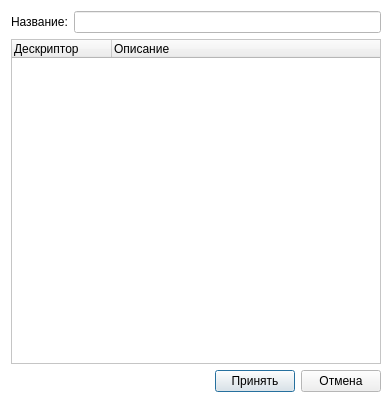
<?xml version="1.0" encoding="UTF-8"?>
<ui version="4.0">
 <class>AddRadarDescr</class>
 <widget class="QDialog" name="AddRadarDescr">
  <property name="geometry">
   <rect>
    <x>0</x>
    <y>0</y>
    <width>392</width>
    <height>403</height>
   </rect>
  </property>
  <property name="palette">
   <palette>
    <active>
     <colorrole role="Base">
      <brush brushstyle="SolidPattern">
       <color alpha="255">
        <red>255</red>
        <green>255</green>
        <blue>255</blue>
       </color>
      </brush>
     </colorrole>
     <colorrole role="Window">
      <brush brushstyle="SolidPattern">
       <color alpha="255">
        <red>255</red>
        <green>255</green>
        <blue>255</blue>
       </color>
      </brush>
     </colorrole>
    </active>
    <inactive>
     <colorrole role="Base">
      <brush brushstyle="SolidPattern">
       <color alpha="255">
        <red>255</red>
        <green>255</green>
        <blue>255</blue>
       </color>
      </brush>
     </colorrole>
     <colorrole role="Window">
      <brush brushstyle="SolidPattern">
       <color alpha="255">
        <red>255</red>
        <green>255</green>
        <blue>255</blue>
       </color>
      </brush>
     </colorrole>
    </inactive>
    <disabled>
     <colorrole role="Base">
      <brush brushstyle="SolidPattern">
       <color alpha="255">
        <red>255</red>
        <green>255</green>
        <blue>255</blue>
       </color>
      </brush>
     </colorrole>
     <colorrole role="Window">
      <brush brushstyle="SolidPattern">
       <color alpha="255">
        <red>255</red>
        <green>255</green>
        <blue>255</blue>
       </color>
      </brush>
     </colorrole>
    </disabled>
   </palette>
  </property>
  <property name="windowTitle">
   <string>Dialog</string>
  </property>
  <layout class="QGridLayout" name="gridLayout_3">
   <item row="0" column="0">
    <layout class="QGridLayout" name="gridLayout_2">
     <item row="0" column="0">
      <widget class="QLabel" name="label_4">
       <property name="text">
        <string>Название:</string>
       </property>
      </widget>
     </item>
     <item row="0" column="1">
      <widget class="QLineEdit" name="nameEdit">
       <property name="minimumSize">
        <size>
         <width>120</width>
         <height>0</height>
        </size>
       </property>
      </widget>
     </item>
     <item row="1" column="0" colspan="2">
      <widget class="QTreeWidget" name="indexTree">
       <property name="minimumSize">
        <size>
         <width>0</width>
         <height>0</height>
        </size>
       </property>
       <property name="maximumSize">
        <size>
         <width>16777215</width>
         <height>16777215</height>
        </size>
       </property>
       <property name="rootIsDecorated">
        <bool>false</bool>
       </property>
       <attribute name="headerVisible">
        <bool>true</bool>
       </attribute>
       <column>
        <property name="text">
         <string notr="true">Дескриптор</string>
        </property>
       </column>
       <column>
        <property name="text">
         <string>Описание</string>
        </property>
       </column>
      </widget>
     </item>
    </layout>
   </item>
   <item row="1" column="0">
    <layout class="QGridLayout" name="gridLayout">
     <item row="0" column="0">
      <spacer name="horizontalSpacer">
       <property name="orientation">
        <enum>Qt::Horizontal</enum>
       </property>
       <property name="sizeHint" stdset="0">
        <size>
         <width>40</width>
         <height>20</height>
        </size>
       </property>
      </spacer>
     </item>
     <item row="0" column="1">
      <widget class="QPushButton" name="okbtn">
       <property name="text">
        <string>Принять</string>
       </property>
       <property name="autoDefault">
        <bool>true</bool>
       </property>
      </widget>
     </item>
     <item row="0" column="2">
      <widget class="QPushButton" name="nobtn">
       <property name="text">
        <string>Отмена</string>
       </property>
      </widget>
     </item>
    </layout>
   </item>
  </layout>
 </widget>
 <resources/>
 <connections>
  <connection>
   <sender>okbtn</sender>
   <signal>clicked()</signal>
   <receiver>AddRadarDescr</receiver>
   <slot>accept()</slot>
   <hints>
    <hint type="sourcelabel">
     <x>223</x>
     <y>376</y>
    </hint>
    <hint type="destinationlabel">
     <x>195</x>
     <y>201</y>
    </hint>
   </hints>
  </connection>
  <connection>
   <sender>nobtn</sender>
   <signal>clicked()</signal>
   <receiver>AddRadarDescr</receiver>
   <slot>reject()</slot>
   <hints>
    <hint type="sourcelabel">
     <x>323</x>
     <y>376</y>
    </hint>
    <hint type="destinationlabel">
     <x>195</x>
     <y>201</y>
    </hint>
   </hints>
  </connection>
 </connections>
</ui>
